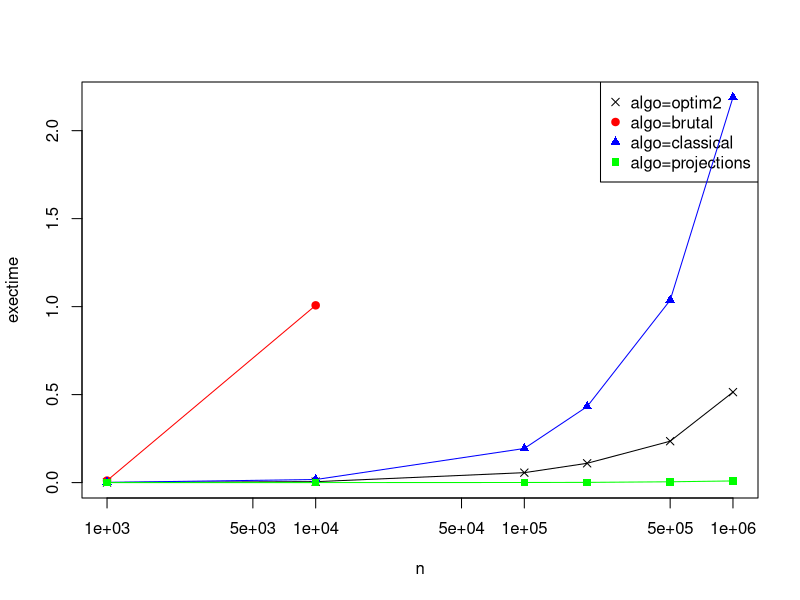

This chart was generated by the following R code:
pdf('_results/plots.pdf-1.pdf', height=6.000000, width=6.000000)
cols <- as.vector(c('#000000','#FF0000','#0000FF','#00FF00'))
pchs <- as.vector(c(4,19,17,15,25,0,2,5,6,3,1,7,8,9,10,24,23,18))
data0 <- matrix(c(1000.000000,10000.000000,100000.000000,200000.000000,500000.000000,1000000.000000,0.000592,0.005311,0.056483,0.109723,0.235258,0.514093),ncol=2)
data1 <- matrix(c(1000.000000,10000.000000,100000.000000,200000.000000,500000.000000,1000000.000000,0.011414,1.007353,NA,NA,NA,NA),ncol=2)
data2 <- matrix(c(1000.000000,10000.000000,100000.000000,200000.000000,500000.000000,1000000.000000,0.001124,0.017467,0.193951,0.432190,1.036300,2.188950),ncol=2)
data3 <- matrix(c(1000.000000,10000.000000,100000.000000,200000.000000,500000.000000,1000000.000000,0.000008,0.000064,0.000557,0.001226,0.004579,0.009389),ncol=2)
corner1 <- matrix(c(NA,NA),ncol=2)
corner2 <- matrix(c(NA,NA),ncol=2)
plot(rbind(data0,data1,data2,data3,corner1,corner2), type='n', xlab='n', ylab='exectime', log='x')
legend('topright', c('algo=optim2','algo=brutal','algo=classical','algo=projections'), col=cols, pch=pchs)
points(data0,col=cols[1],pch=pchs[1],type='l')
points(data0,col=cols[1],pch=pchs[1],type='p')
points(data1,col=cols[2],pch=pchs[2],type='l')
points(data1,col=cols[2],pch=pchs[2],type='p')
points(data2,col=cols[3],pch=pchs[3],type='l')
points(data2,col=cols[3],pch=pchs[3],type='p')
points(data3,col=cols[4],pch=pchs[4],type='l')
points(data3,col=cols[4],pch=pchs[4],type='p')
title(main='', col.main='black', font.main=1, cex.main=1)
dev.off()